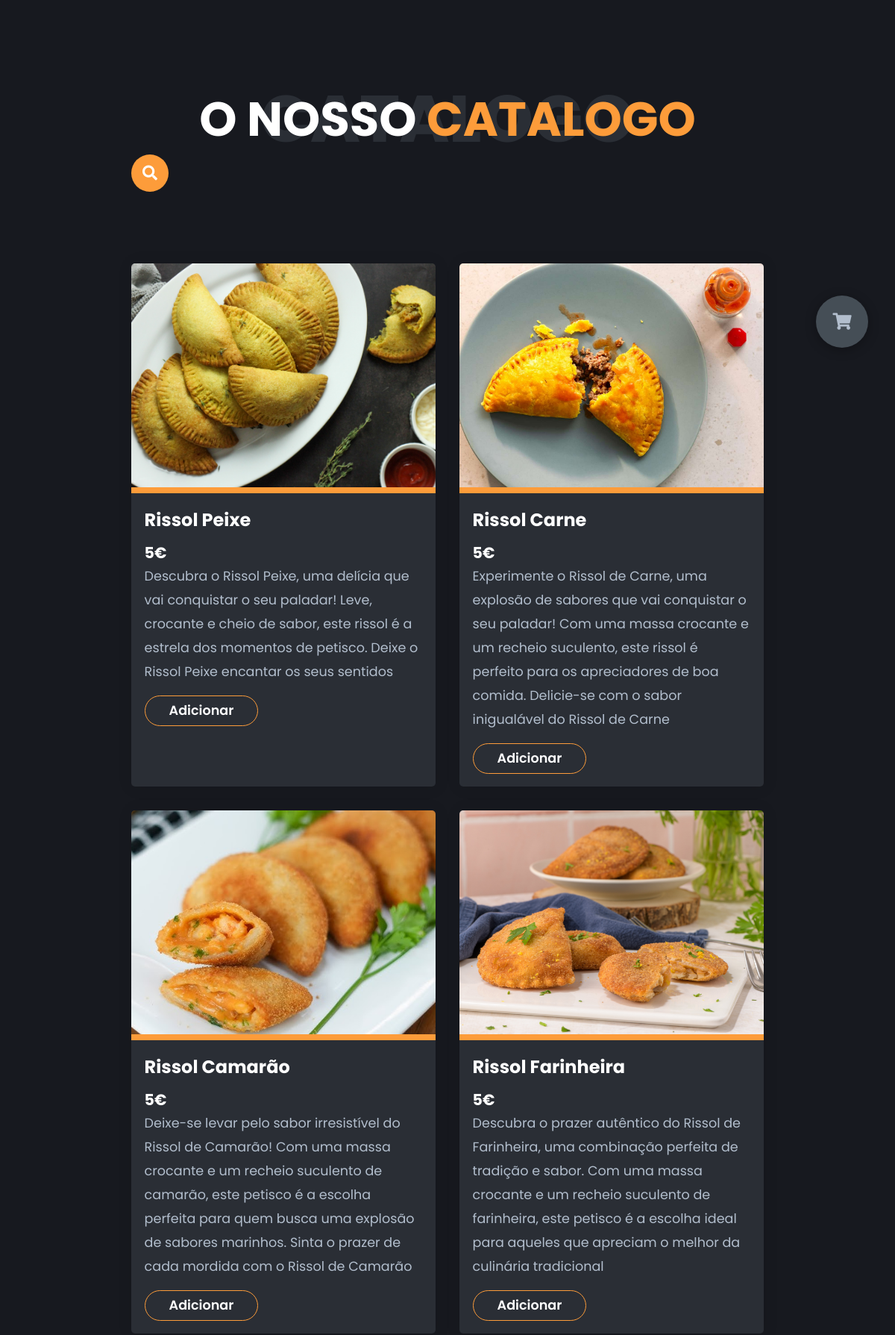
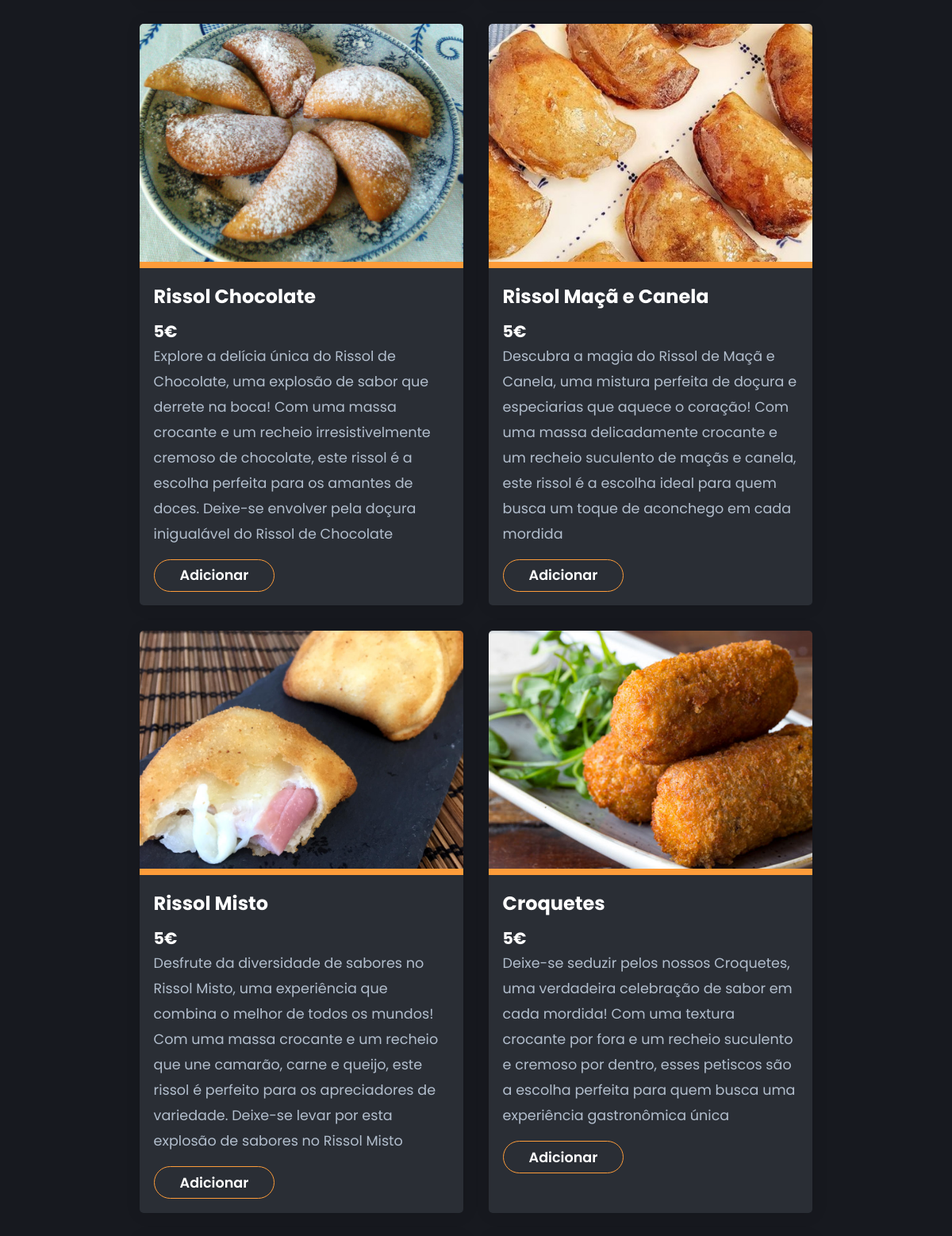
Screenshot of /php/catalogo.php (signed in, upper part) with the database file from the repository (2 pictures, top to bottom).
### tables this page shows
CREATE TABLE "Produtos" (
    "id_produto" INTEGER PRIMARY KEY AUTOINCREMENT,
    "nome_produto" VARCHAR(45) NOT NULL,
    "preco" VARCHAR(50) NOT NULL,
    "desc" VARCHAR(300) DEFAULT 'Rissois mesmo Bons',
    "caminho_imagem" VARCHAR(100)
);

### includes/catalogo_inc.php (called while the page is built)
<?php
include('../includes/conn.php');
$result = $db->query('SELECT * FROM Produtos');
$catalogos = array();
while ($row = $result->fetchArray(SQLITE3_ASSOC)) {
    $catalogos[] = array($row['caminho_imagem'], $row['nome_produto'], $row['desc'], $row['preco']);
}

### php/catalogo.php (the view, shortened to what this page needs)
<?php
$userLoggedIn = isset($_SESSION['userid'])
?>
<!DOCTYPE html>
<html lang="en">
<head>
  <link rel="stylesheet" href="../styles/style.css" />
  <link rel="stylesheet" href="https://cdnjs.cloudflare.com/ajax/libs/font-awesome/5.15.4/css/all.min.css" />
  <link rel="stylesheet" href="https://cdnjs.cloudflare.com/ajax/libs/toastr.js/latest/toastr.min.css">
  <link rel="stylesheet" href="https://cdnjs.cloudflare.com/ajax/libs/fancybox/3.5.7/jquery.fancybox.min.css" />
</head>
<body class="main-content">
  <main>
    <section class="container active" id="catalogo">
      <div class="catalogos-content">
        <div class="main-title">
          <h2>O nosso <span>Catalogo</span><span class="bg-text">Catalogo</span></h2>
        </div>
        <div class="search-options">
          <div class="search-box">
            <form method="GET" action="catalogo.php">
              <button type="submit" class="btn-search"><i class="fas fa-search"></i></button>
              <input type="text" name="search" class="input-search" placeholder="Procure alguma coisa..." />
            </form>
          </div>
        </div>
        <div class="catalogos ">
          <?php
          include('../includes/catalogo_inc.php');
          $searchTerm = isset($_GET['search']) ? $_GET['search'] : '';
          foreach ($catalogos as $catalogo) {
            if (empty($searchTerm) || stripos($catalogo[1], $searchTerm) !== false) {
          ?>
              <div class="catalogo hidden">
                <a href="<?php echo $catalogo[0]; ?>" class="fancybox" data-caption="<?php echo $catalogo[2]; ?>">
                  <img src="<?php echo $catalogo[0]; ?>" alt="" />
                </a>
                <div class="catalogo-text">
                  <h4><?php echo $catalogo[1]; ?></h4>
                  <h3><?php echo $catalogo[3] ?>€</h3>
                  <p><?php echo $catalogo[2]; ?></p>
                  <div class="btn-con">
                    <?php if ($userLoggedIn) { ?>
                      <a class="main-btn add-cart">
                        <span class="btn-text">Adicionar</span>
                      </a>
                    <?php } else { ?>
                    <?php } ?>
                  </div>
                </div>
              </div>
          <?php
            }
          }
          ?>
        </div>
      </div>
    </section>
  </main>
  <div class="cart-btn" id="cart-icon">
    <i class="fas fa-shopping-cart"> </i>
  </div>
</body>
</html>

### rows the page displays
produtos: caminho_imagem (picture), nome_produto "Rissol Peixe", preco "5", desc "Descubra o Rissol Peixe, uma delícia que vai conquistar o seu paladar! Leve, crocante e cheio de sabor, este rissol é a estrela dos momentos de petisco. Deixe o Rissol Peixe encantar os seus sentidos"
produtos: caminho_imagem (picture), nome_produto "Rissol Carne", preco "5", desc "Experimente o Rissol de Carne, uma explosão de sabores que vai conquistar o seu paladar! Com uma massa crocante e um recheio suculento, este rissol é perfeito para os apreciadores de boa comida. Delicie-se com o sabor inigualável do Rissol de Carne"
produtos: caminho_imagem (picture), nome_produto "Rissol Camarão", preco "5", desc "Deixe-se levar pelo sabor irresistível do Rissol de Camarão! Com uma massa crocante e um recheio suculento de camarão, este petisco é a escolha perfeita para quem busca uma explosão de sabores marinhos. Sinta o prazer de cada mordida com o Rissol de Camarão"
produtos: caminho_imagem (picture), nome_produto "Rissol Farinheira", preco "5", desc "Descubra o prazer autêntico do Rissol de Farinheira, uma combinação perfeita de tradição e sabor. Com uma massa crocante e um recheio suculento de farinheira, este petisco é a escolha ideal para aqueles que apreciam o melhor da culinária tradicional"
produtos: caminho_imagem (picture), nome_produto "Rissol Chocolate", catalogo "5", desc "Explore a delícia única do Rissol de Chocolate, uma explosão de sabor que derrete na boca! Com uma massa crocante e um recheio irresistivelmente cremoso de chocolate, este rissol é a escolha perfeita para os amantes de doces. Deixe-se envolver pela doçura inigualável do Rissol de Chocolate"
produtos: caminho_imagem (picture), nome_produto "Rissol Maçã e Canela", preco "5", desc "Descubra a magia do Rissol de Maçã e Canela, uma mistura perfeita de doçura e especiarias que aquece o coração! Com uma massa delicadamente crocante e um recheio suculento de maçãs e canela, este rissol é a escolha ideal para quem busca um toque de aconchego em cada mordida"
produtos: caminho_imagem (picture), nome_produto "Rissol Misto", preco "5", desc "Desfrute da diversidade de sabores no Rissol Misto, uma experiência que combina o melhor de todos os mundos! Com uma massa crocante e um recheio que une camarão, carne e queijo, este rissol é perfeito para os apreciadores de variedade. Deixe-se levar por esta explosão de sabores no Rissol Misto"
produtos: caminho_imagem (picture), nome_produto "Croquetes", preco "5", desc "Deixe-se seduzir pelos nossos Croquetes, uma verdadeira celebração de sabor em cada mordida! Com uma textura crocante por fora e um recheio suculento e cremoso por dentro, esses petiscos são a escolha perfeita para quem busca uma experiência gastronômica única"
